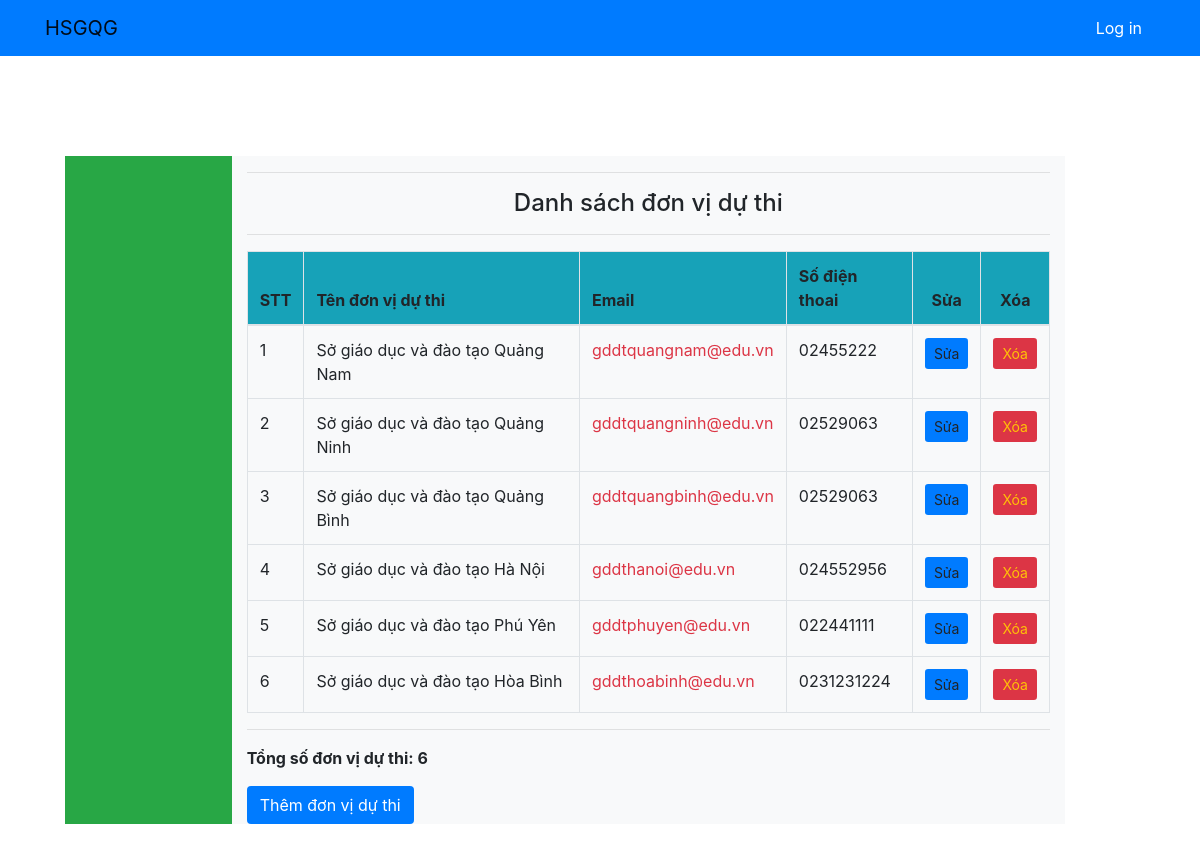
The app's page /organizer/ with its own data.
### core/models.py (models this page shows, shortened)
class User(AbstractUser):
    is_BanToChuc = models.BooleanField(default=False)
    is_DonViDuThi = models.BooleanField(default=False)
    name = models.CharField(max_length=30)
    email = models.CharField(max_length=30)
    phone_number = models.CharField(max_length=15)

### core/views.py (the view)
# urls.py: path('organizer/', views.participants_management, name='participants_management'),
def participants_management(request):
    all_participants = User.objects.filter(is_DonViDuThi=True)
    return render(request, 'organizer/participants_management.html', {
        'all_participants':all_participants
    })

### ContestManagement4/templates/organizer/participants_management.html (shortened to what this page needs)
{% extends 'base.html' %}
{% block content %}
	<div >
        <h4 class="text-center ">Danh sách đơn vị dự thi</h4>
        <hr>
        <table class="table table-bordered ">
            <thead class="bg-info ">
            <tr>
                <th scope="col">STT</th>
                <th scope="col">Tên đơn vị dự thi</th>
                <th scope="col">Email</th>
                <th scope="col">Số điện thoai</th>
                <th scope="col" class="text-center">Sửa</th>
                <th scope="col" class="text-center">Xóa</th>
            </tr>
            </thead>
            <tbody>
                {% for participant in all_participants %}
                <tr >
                    <th scope="row" class="font-weight-normal">{{ forloop.counter }}</th>
                    <th class="font-weight-normal">{{ participant.name }} </th>
                    <th class="font-weight-normal text-danger">{{ participant.email }}  </th>
                    <th class="font-weight-normal">{{ participant.phone_number }}</th>
                    <th class="font-weight-normal text-center">
                        <a href="{% url 'edit_participant' participant.id %}">
                            <button type="button" class="btn btn-default btn-sm bg-primary" > Sửa </button>
                        </a>
                    </th>
                    <th class="font-weight-normal text-center">
                        <button type="button" class="btn btn-default btn-sm bg-danger text-warning" onclick="verify_del('{{ participant.id }}', '{{ participant.name }}')"> Xóa </button>
                    </th>
                 </tr>
                {% endfor %}
            </tbody>
        </table>
        <hr>
    </div>
    <p>
        <strong>Tổng số đơn vị dự thi: {{ all_participants.count }}
    </p>
    <a href="{% url 'add_participant' %}">
        <button type="button" class="btn bg-primary text-white " > Thêm đơn vị dự thi </button>
    </a>
{% endblock content %}

### ContestManagement4/templates/base.html (shortened to what this page needs)
<!doctype html>
<!doctype html>
<html lang="en">
  <head>
    <link rel="stylesheet" href="https://stackpath.bootstrapcdn.com/bootstrap/4.3.1/css/bootstrap.min.css"
>
  </head>
  <body>
        <nav class="navbar navbar-expand-lg navbar-light bg-primary">
            <div class="container">
                <a class="navbar-brand" href="{% url 'home'  %}">HSGQG</a>
                <div class="collapse navbar-collapse" id="navbarSupportedContent">
                    <ul class="navbar-nav mr-auto">
                    <li class="nav-item active">
                        <a class="nav-link" href=" {% url 'home' %} "> <span class="sr-only">(current)</span></a>
                    </li>
                    <li class="nav-item active">
                        <a class="nav-link" href=" {% url 'home' %} "> <span class="sr-only">(current)</span></a>
                    </li>
                    </ul>
                    {% if user.is_authenticated %}
                            <ul class="navbar-nav ">
                                <li class="nav-item dropdown">
                                    <a class="nav-link dropdown-toggle" href="#" id="navbarDropdown" role="button" data-toggle="dropdown" aria-haspopup="true" aria-expanded="false">
                                        {{ user.username }}
                                    </a>
                                    <div class="dropdown-menu dropdown-menu-right" aria-labelledby="navbarDropdown">
                                        <a class="dropdown-item" href=" {% url 'password_change' %}" >Change password</a>
                                        <div class="dropdown-divider"></div>
                                        <a class="dropdown-item" href=" {% url 'logout' %} ">Logout</a>
                                    </div>
                                </li>
                        </ul>
                    {% else %}
                    <form class="form-inline my-2 my-lg-0">
                        <a href=" {% url 'login' %} " class="btn btn-primary ml-2">Log in</a>
                    </form>
                    {% endif %}
                </div>
            </div>
        </nav>
        <div class=" bg-light " style="margin-top: 100px; margin-bottom: 100px; margin-right: 150px; margin-left: 80px;">
            <div class="row">
                <div class="col-sm-2 bg-success d-flex justify-content-center"" >
                </div>
                <div class="col-sm-10 bg-light">
                    <hr>
                    {% block content %}
                    {% endblock%}
                </div>
        </div>
  </body>
</html>

### records on screen
User: name "Sở giáo dục và đào tạo Quảng Nam", email "gddtquangnam@edu.vn", phone_number "02455222"
User: name "Sở giáo dục và đào tạo Quảng Ninh", email "gddtquangninh@edu.vn", phone_number "02529063"
User: name "Sở giáo dục và đào tạo Quảng Bình", email "gddtquangbinh@edu.vn", phone_number "02529063"
User: name "Sở giáo dục và đào tạo Hà Nội", email "gddthanoi@edu.vn", phone_number "024552956"
User: name "Sở giáo dục và đào tạo Phú Yên", email "gddtphuyen@edu.vn", phone_number "022441111"
User: name "Sở giáo dục và đào tạo Hòa Bình", email "gddthoabinh@edu.vn", phone_number "0231231224"

### other values on screen
{{ all_participants.count }} "6"
